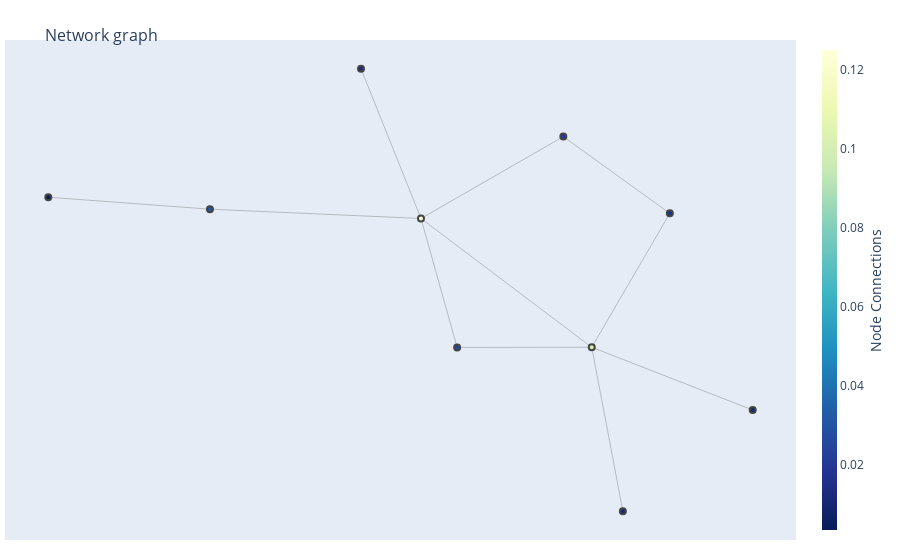

The code cell stored with this chart in its notebook:
### Code cell
g = nx.Graph(scale_free(10))
rumor_center_lookup = raw.get_rumor_centrality_lookup(raw.networkx_graph_to_adj_list(g))
markers = list(map(lambda x: x[1], sorted(rumor_center_lookup.items())))
plot_nx_graph(g, markers, [f"node {n} - {markers[i]}" for i, n in enumerate(g.nodes)])

### Figure 1 — Plotly figure (JSON) as saved in the notebook; plotly's stock layout.template omitted (floating-point values rounded to 4 significant figures)
{"data": [{"hoverinfo": "none", "line": {"color": "#888", "width": 0.5}, "mode": "lines", "type": "scatter", "x": [-0.1158, -0.03001, null, -0.1158, 0.2894, null, -0.1158, 0.222, null, -0.1158, -0.6165, null, -0.1158, -0.2581, null, -0.03001, 0.2894, null, 0.2894, 0.2894, null, 0.2894, 0.6713, null, 0.2894, 0.4746, null, 0.2894, 0.3632, null, 0.4746, 0.222, null, -0.6165, -1, null], "y": [0.1165, -0.1998, null, 0.1165, -0.1995, null, 0.1165, 0.3173, null, 0.1165, 0.1392, null, 0.1165, 0.4838, null, -0.1998, -0.1995, null, -0.1995, -0.1995, null, -0.1995, -0.3534, null, -0.1995, 0.1291, null, -0.1995, -0.6018, null, 0.1291, 0.3173, null, 0.1392, 0.1687, null]}, {"hoverinfo": "text", "marker": {"color": [0.125, 0.025, 0.1, 0.01562, 0.02083, 0.03125, 0.01111, 0.01111, 0.003472, 0.01389], "colorbar": {"thickness": 15, "title": {"side": "right", "text": "Node Connections"}, "xanchor": "left"}, "colorscale": [[0, "rgb(255,255,217)"], [0.125, "rgb(237,248,177)"], [0.25, "rgb(199,233,180)"], [0.375, "rgb(127,205,187)"], [0.5, "rgb(65,182,196)"], [0.625, "rgb(29,145,192)"], [0.75, "rgb(34,94,168)"], [0.875, "rgb(37,52,148)"], [1, "rgb(8,29,88)"]], "line": {"width": 2}, "reversescale": true, "showscale": true}, "mode": "markers", "text": ["node 0 - 0.125", "node 1 - 0.025", "node 2 - 0.1", "node 3 - 0.015625", "node 4 - 0.020833333333333332", "node 5 - 0.03125", "node 6 - 0.011111111111111112", "node 7 - 0.011111111111111112", "node 8 - 0.003472222222222222", "node 9 - 0.013888888888888888"], "type": "scatter", "x": [-0.1158, -0.03001, 0.2894, 0.4746, 0.222, -0.6165, 0.3632, 0.6713, -1, -0.2581], "y": [0.1165, -0.1998, -0.1995, 0.1291, 0.3173, 0.1392, -0.6018, -0.3534, 0.1687, 0.4838]}], "layout": {"hovermode": "closest", "margin": {"b": 20, "l": 5, "r": 5, "t": 40}, "showlegend": false, "title": {"font": {"size": 16}, "text": "<br>Network graph"}, "xaxis": {"showgrid": false, "showticklabels": false, "zeroline": false}, "yaxis": {"showgrid": false, "showticklabels": false, "zeroline": false}}}
